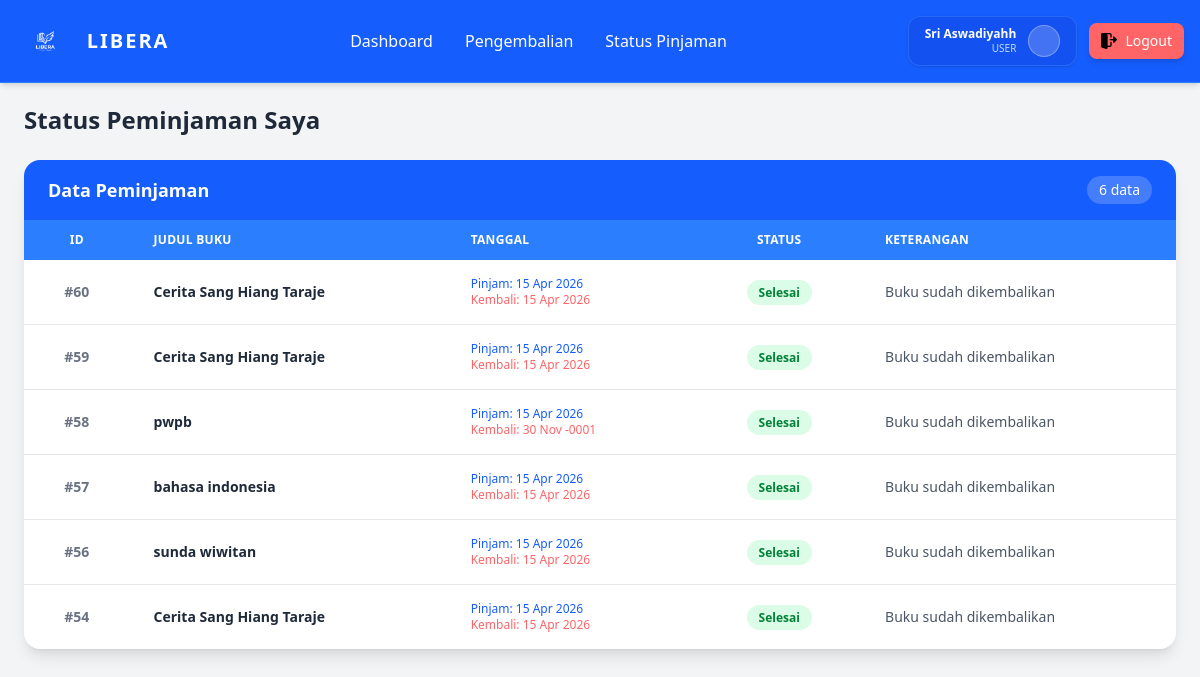
The page /user/notif_status.php (signed in) on the database as committed earlier.
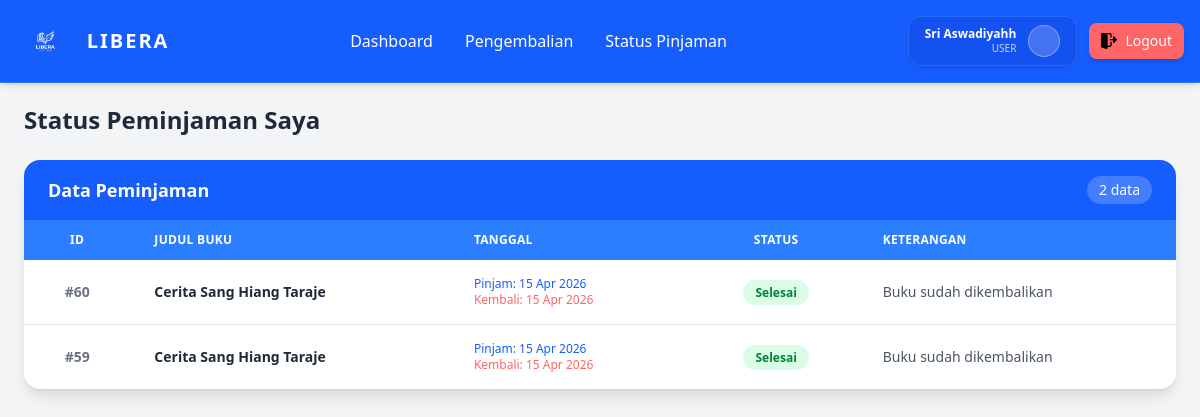
The same page on the database as committed later.
### tables this page shows
CREATE TABLE `transaksi` (
  `id_transaksi` int(11) NOT NULL,
  `id_users` int(11) NOT NULL,
  `nama` varchar(100) NOT NULL,
  `judul_buku` varchar(255) NOT NULL,
  `tanggal_pinjam` date NOT NULL,
  `tanggal_kembali` date NOT NULL,
  `status` enum('menunggu konfirmasi','disetujui','ditolak','selesai') DEFAULT 'menunggu konfirmasi',
  `id_buku` int(11) DEFAULT NULL,
  `total_pinjam` int(11) NOT NULL,
  `bukti_kembali` varchar(255) DEFAULT NULL
);

### user/notif_status.php (the view, shortened to what this page needs)
<?php
include '../config/koneksi.php';
$id_users = $_SESSION['id_users'];
$query = mysqli_query($koneksi, "
    SELECT * FROM transaksi
    WHERE id_users='$id_users'
    ORDER BY id_transaksi DESC
");
?>
<!DOCTYPE html>
<html>
<head>
    <link rel="stylesheet" href="../public/src/output.css">
</head>
<body class="bg-gray-100 font-poppins">
<?php include 'partials/sidebar_user.php'; ?>
<main class="p-6 min-h-screen">
    <div class="flex justify-between items-center mb-6">
        <h2 class="text-2xl font-bold text-gray-800">
            Status Peminjaman Saya
        </h2>
    </div>
    <div class="bg-white rounded-2xl shadow-lg overflow-hidden">
        <div class="flex justify-between items-center px-6 py-4 bg-blue-600 text-white">
            <h2 class="text-lg font-semibold">Data Peminjaman</h2>
            <span class="text-sm bg-white/20 px-3 py-1 rounded-full">
                <?= mysqli_num_rows($query); ?> data
            </span>
        </div>
        <div class="overflow-x-auto">
            <table class="w-full text-sm">
                <thead class="bg-blue-500 text-white text-xs uppercase tracking-wide">
                    <tr>
                        <th class="px-6 py-3 text-center">ID</th>
                        <th class="px-6 py-3 text-left">Judul Buku</th>
                        <th class="px-6 py-3 text-left">Tanggal</th>
                        <th class="px-6 py-3 text-center">Status</th>
                        <th class="px-6 py-3 text-left">Keterangan</th>
                    </tr>
                </thead>
                <tbody class="divide-y divide-gray-200">
                    <?php while ($row = mysqli_fetch_assoc($query)) {
                        if ($row['status'] == 'menunggu konfirmasi') {
                            $badge = "bg-yellow-100 text-yellow-700";
                            $ket = "Menunggu persetujuan admin";
                        } elseif ($row['status'] == 'disetujui') {
                            $badge = "bg-blue-100 text-blue-700";
                            $ket = "Buku siap diambil";
                        } elseif ($row['status'] == 'ditolak') {
                            $badge = "bg-red-100 text-red-700";
                            $ket = "Peminjaman ditolak";
                        } elseif ($row['status'] == 'selesai') {
                            $badge = "bg-green-100 text-green-700";
                            $ket = "Buku sudah dikembalikan";
                        } else {
                            $badge = "bg-gray-100 text-gray-600";
                            $ket = "-";
                        }
                    ?>
                    <tr class="hover:bg-blue-50 transition">
                        <td class="px-6 py-4 text-center text-gray-500 font-semibold">
                            #<?= $row['id_transaksi']; ?>
                        </td>
                        <td class="px-6 py-4 font-semibold text-gray-800">
                            <?= $row['judul_buku']; ?>
                        </td>
                        <td class="px-6 py-4 text-xs">
                            <div class="flex flex-col">
                                <span class="text-blue-600 font-medium">
                                    Pinjam: <?= date('d M Y', strtotime($row['tanggal_pinjam'])); ?>
                                </span>
                                <span class="text-red-400">
                                    Kembali: <?= date('d M Y', strtotime($row['tanggal_kembali'])); ?>
                                </span>
                            </div>
                        </td>
                        <td class="px-6 py-4 text-center">
                            <span class="px-3 py-1 rounded-full text-xs font-semibold <?= $badge ?>">
                                <?= ucfirst($row['status']); ?>
                            </span>
                        </td>
                        <td class="px-6 py-4 text-gray-600 text-sm">
                            <?= $ket; ?>
                        </td>
                    </tr>
                    <?php } ?>
                </tbody>
            </table>
        </div>
    </div>
</main>
</body>
</html>

Rows that differ between the two databases and show on the page:
removed transaksi: id_transaksi "58", judul_buku "pwpb", tanggal_pinjam "15 Apr 2026", tanggal_kembali "30 Nov -0001", status "Selesai", status "Buku sudah dikembalikan"
removed transaksi: id_transaksi "57", judul_buku "bahasa indonesia", tanggal_pinjam "15 Apr 2026", tanggal_kembali "15 Apr 2026", status "Selesai", status "Buku sudah dikembalikan"
removed transaksi: id_transaksi "56", judul_buku "sunda wiwitan", tanggal_pinjam "15 Apr 2026", tanggal_kembali "15 Apr 2026", status "Selesai", status "Buku sudah dikembalikan"
removed transaksi: id_transaksi "54", judul_buku "Cerita Sang Hiang Taraje", tanggal_pinjam "15 Apr 2026", tanggal_kembali "15 Apr 2026", status "Selesai", status "Buku sudah dikembalikan"
Other text that changed with them:
mysqli_num_rows($query): "6" → "2"
